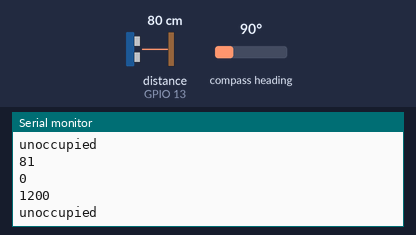
Recording of a sketch running on a simulated ESP32. Shown: the last lines printed to the serial monitor. The test bench sets the inputs (shaded band); at power-on: distance to the obstacle (sensor on GPIO 13) 80 cm, compass heading 90°. The echo pulse lasts 58.3 µs per cm.

Above: at 1.2 s.
1.3 s: distance to the obstacle (sensor on GPIO 13) set to 2 cm
At 1.8 s:
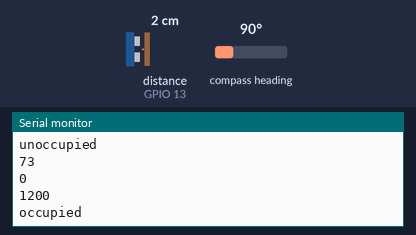
3.3 s: compass heading set to 7°
At 4.1 s:
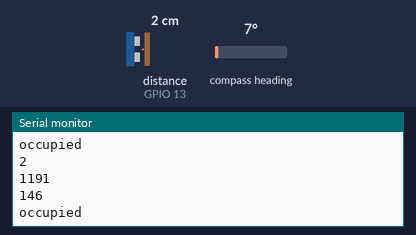
4.8 s: distance to the obstacle (sensor on GPIO 13) set to 4 cm
6.3 s: compass heading set to 180°
At 7.0 s:
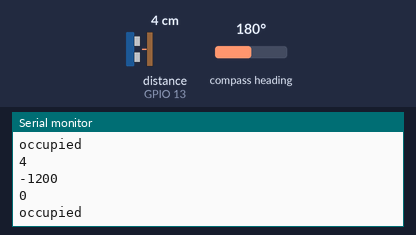
Timing chart, 0 to 8.8 s (numbered marks = the images above; inputs shaded):
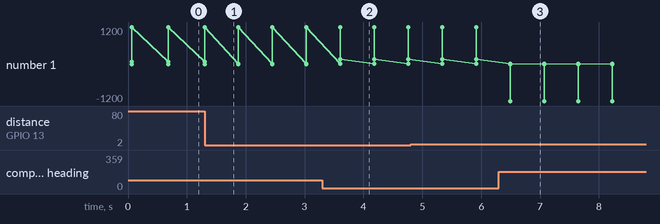

The sketch:

sender_v2.ino
```cpp
#include <NewPing.h>
#include <Wire.h>   // incluye libreria bus I2C
#include <MechaQMC5883.h> // incluye libreria para magnetometro QMC5883L
#include "heltec.h"

#define BAND    915E6  //Banda red LoRa
#define TRIGGER_PIN 12
#define ECHO_PIN 13
#define MAX_DISTANCE 300

String rsii = "RSII --";
String packSize = "--";
String packet ;


MechaQMC5883 qmc;
NewPing sonar(TRIGGER_PIN, ECHO_PIN, MAX_DISTANCE);

void setup() {
  Heltec.begin(false /*DisplayEnable Enable*/, true /*Heltec.Heltec.Heltec.LoRa Disable*/, true /*Serial Enable*/, true /*PABOOST Enable*/, BAND /*long BAND*/);
  Serial.begin(9600);
  Wire.begin(SDA, SCL);  // inicializa bus I2C
  qmc.init();  //inicializa objeto

}

void loop() {
  //Variables de ditancia y campo magnetico
  int x, y, z, distance;
  String state;
  int x2 = 0;
  int y2 = 0;
  int z2 = 0;
  int distance2 = 0;

  // Lectura de valores
  for (int i = 0; i < 10; i++){
    qmc.read(&x,&y,&z);
    distance = sonar.ping_cm();
    x2 = x2 + x;
    y2 = y2 + y;
    distance2 = distance2 + distance;
  }

  //Normalizacion de valores
  x2 = x2/10;
  y2 = y2/10;
  distance2 = distance2/10;

  //Evaluacion de ocupancia del slot de estacionamiento
  if ((distance < 50) && ((450 > x) || (x > 900)) && ((450 > y) || (y > 650))){
    state = "occupied";
  }
  else{
    state = "unoccupied";
  }
  Serial.println(distance2);
  Serial.println(x2);
  Serial.println(y2);
  Serial.println(state);
  //Envio de packete
  LoRa.beginPacket();
  LoRa.setTxPower(14,RF_PACONFIG_PASELECT_PABOOST);
  LoRa.print("Slot_1:");
  LoRa.print(String(state));
  LoRa.endPacket();
  delay(500);
}
```

Measured:
- after the input at 1.3 s, the serial monitor: prints a new line at once (image 1)
- after the input at 3.3 s, the serial monitor: prints a new line after 0.31 s (image 2)
- after the input at 6.3 s, the serial monitor: prints a new line after 0.19 s (image 3)
- plotted number 1: 1200 → 146 after the input at 3.3 s, 146 → 0 after the input at 6.3 s
